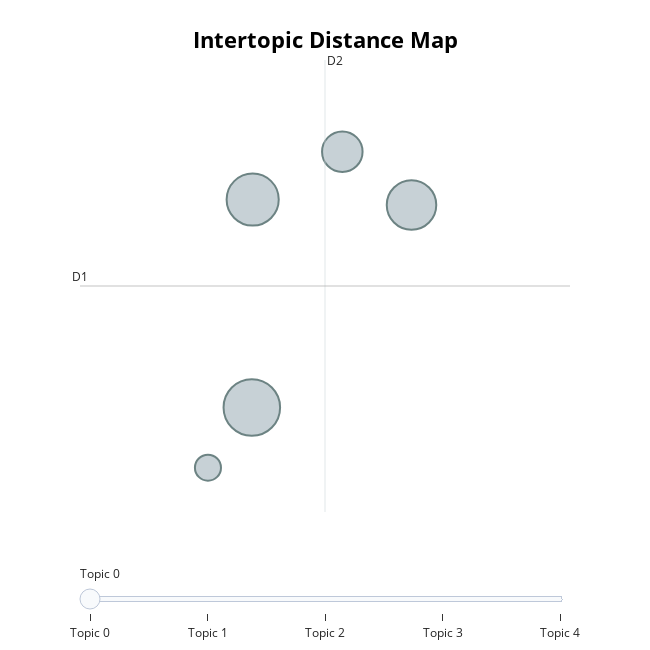

The cell this chart's notebook holds for it:
### Code cell
# Visualize topic similarity using a 2D representation
topic_model.visualize_topics()

### Figure 1 — Plotly figure (JSON) as saved in the notebook; plotly's stock layout.template omitted (floating-point values rounded to 4 significant figures)
{"data": [{"customdata": [[0, "battery | phone | good | charging | camera", 2993], [1, "camera | good | phone | quality | screen", 2542], [2, "phone | good | product | price | mobile", 2294], [3, "phone | amazon | product | worst | buy", 1535], [4, "heating | phone | problem | good | heat", 636]], "hovertemplate": "<b>Topic %{customdata[0]}</b><br>%{customdata[1]}<br>Size: %{customdata[2]}", "legendgroup": "", "marker": {"color": "#B0BEC5", "line": {"color": "DarkSlateGrey", "width": 2}, "size": [2993, 2542, 2294, 1535, 636], "sizemode": "area", "sizeref": 1.871, "symbol": "circle"}, "mode": "markers", "name": "", "orientation": "v", "showlegend": false, "type": "scatter", "x": [5.78, 5.786, 6.809, 6.363, 5.497], "xaxis": "x", "y": [4.239, 6.717, 6.652, 7.287, 3.521], "yaxis": "y"}], "layout": {"annotations": [{"showarrow": false, "text": "D1", "x": 4.673, "y": 5.686, "yshift": 10}, {"showarrow": false, "text": "D2", "x": 6.252, "xshift": 10, "y": 8.38}], "height": 650, "hoverlabel": {"bgcolor": "white", "font": {"family": "Rockwell", "size": 16}}, "legend": {"itemsizing": "constant", "tracegroupgap": 0}, "margin": {"t": 60}, "shapes": [{"line": {"color": "#CFD8DC", "width": 2}, "type": "line", "x0": 6.252, "x1": 6.252, "y0": 2.993, "y1": 8.38}, {"line": {"color": "#9E9E9E", "width": 2}, "type": "line", "x0": 4.673, "x1": 7.831, "y0": 5.686, "y1": 5.686}], "sliders": [{"active": 0, "pad": {"t": 50}, "steps": [{"args": [{"marker.color": [["red", "#B0BEC5", "#B0BEC5", "#B0BEC5", "#B0BEC5"]]}], "label": "Topic 0", "method": "update"}, {"args": [{"marker.color": [["#B0BEC5", "red", "#B0BEC5", "#B0BEC5", "#B0BEC5"]]}], "label": "Topic 1", "method": "update"}, {"args": [{"marker.color": [["#B0BEC5", "#B0BEC5", "red", "#B0BEC5", "#B0BEC5"]]}], "label": "Topic 2", "method": "update"}, {"args": [{"marker.color": [["#B0BEC5", "#B0BEC5", "#B0BEC5", "red", "#B0BEC5"]]}], "label": "Topic 3", "method": "update"}, {"args": [{"marker.color": [["#B0BEC5", "#B0BEC5", "#B0BEC5", "#B0BEC5", "red"]]}], "label": "Topic 4", "method": "update"}]}], "title": {"font": {"color": "Black", "size": 22}, "text": "<b>Intertopic Distance Map</b>", "x": 0.5, "xanchor": "center", "y": 0.95, "yanchor": "top"}, "width": 650, "xaxis": {"anchor": "y", "domain": [0, 1], "range": [4.673, 7.831], "title": {"text": ""}, "type": "linear", "visible": false}, "yaxis": {"anchor": "x", "domain": [0, 1], "range": [2.993, 8.38], "title": {"text": ""}, "type": "linear", "visible": false}}}
